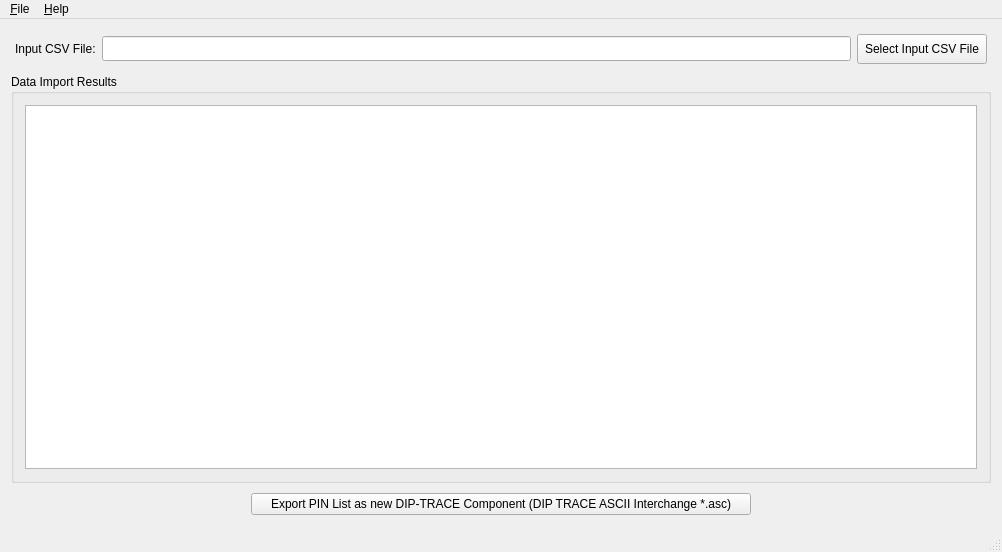
<?xml version="1.0" encoding="UTF-8"?>
<ui version="4.0">
 <class>MainWindow</class>
 <widget class="QMainWindow" name="MainWindow">
  <property name="geometry">
   <rect>
    <x>0</x>
    <y>0</y>
    <width>1002</width>
    <height>552</height>
   </rect>
  </property>
  <property name="windowTitle">
   <string>Diptrace Pin Importer</string>
  </property>
  <widget class="QWidget" name="centralWidget">
   <layout class="QVBoxLayout" name="verticalLayout_2">
    <item>
     <layout class="QHBoxLayout" name="horizontalLayout">
      <property name="leftMargin">
       <number>4</number>
      </property>
      <property name="topMargin">
       <number>4</number>
      </property>
      <property name="rightMargin">
       <number>4</number>
      </property>
      <property name="bottomMargin">
       <number>4</number>
      </property>
      <item>
       <widget class="QLabel" name="label_2">
        <property name="text">
         <string>Input CSV File:</string>
        </property>
       </widget>
      </item>
      <item>
       <widget class="QLineEdit" name="lineEdit">
        <property name="minimumSize">
         <size>
          <width>0</width>
          <height>25</height>
         </size>
        </property>
        <property name="readOnly">
         <bool>true</bool>
        </property>
       </widget>
      </item>
      <item>
       <widget class="QPushButton" name="pushButton_load">
        <property name="minimumSize">
         <size>
          <width>130</width>
          <height>30</height>
         </size>
        </property>
        <property name="text">
         <string>Select Input CSV File</string>
        </property>
       </widget>
      </item>
     </layout>
    </item>
    <item>
     <widget class="QGroupBox" name="groupBox">
      <property name="title">
       <string>Data Import Results</string>
      </property>
      <layout class="QVBoxLayout" name="verticalLayout">
       <item>
        <widget class="QTableView" name="tableView"/>
       </item>
      </layout>
     </widget>
    </item>
    <item>
     <layout class="QHBoxLayout" name="horizontalLayout_2">
      <property name="leftMargin">
       <number>4</number>
      </property>
      <property name="topMargin">
       <number>4</number>
      </property>
      <property name="rightMargin">
       <number>4</number>
      </property>
      <property name="bottomMargin">
       <number>4</number>
      </property>
      <item>
       <spacer name="horizontalSpacer">
        <property name="orientation">
         <enum>Qt::Horizontal</enum>
        </property>
        <property name="sizeHint" stdset="0">
         <size>
          <width>40</width>
          <height>20</height>
         </size>
        </property>
       </spacer>
      </item>
      <item>
       <widget class="QPushButton" name="pushButton_save">
        <property name="minimumSize">
         <size>
          <width>500</width>
          <height>0</height>
         </size>
        </property>
        <property name="text">
         <string>Export PIN List as new DIP-TRACE Component (DIP TRACE ASCII Interchange *.asc)</string>
        </property>
       </widget>
      </item>
      <item>
       <spacer name="horizontalSpacer_2">
        <property name="orientation">
         <enum>Qt::Horizontal</enum>
        </property>
        <property name="sizeHint" stdset="0">
         <size>
          <width>40</width>
          <height>20</height>
         </size>
        </property>
       </spacer>
      </item>
     </layout>
    </item>
   </layout>
  </widget>
  <widget class="QMenuBar" name="menuBar">
   <property name="geometry">
    <rect>
     <x>0</x>
     <y>0</y>
     <width>1002</width>
     <height>21</height>
    </rect>
   </property>
   <widget class="QMenu" name="menu_File">
    <property name="title">
     <string>&amp;File</string>
    </property>
    <addaction name="action_Import"/>
    <addaction name="action_Export"/>
    <addaction name="action_Export_CSV"/>
    <addaction name="separator"/>
    <addaction name="action_Quit"/>
   </widget>
   <widget class="QMenu" name="menu_Help">
    <property name="title">
     <string>&amp;Help</string>
    </property>
    <addaction name="action_About"/>
   </widget>
   <addaction name="menu_File"/>
   <addaction name="menu_Help"/>
  </widget>
  <widget class="QStatusBar" name="statusBar"/>
  <action name="action_Quit">
   <property name="text">
    <string>&amp;Quit</string>
   </property>
  </action>
  <action name="action_Import">
   <property name="text">
    <string>&amp;Import CSV</string>
   </property>
  </action>
  <action name="action_Export">
   <property name="text">
    <string>&amp;Export ASC</string>
   </property>
  </action>
  <action name="action_About">
   <property name="text">
    <string>&amp;About</string>
   </property>
  </action>
  <action name="action_Export_CSV">
   <property name="text">
    <string>Export CSV</string>
   </property>
  </action>
 </widget>
 <layoutdefault spacing="6" margin="11"/>
 <resources/>
 <connections>
  <connection>
   <sender>action_Quit</sender>
   <signal>triggered()</signal>
   <receiver>MainWindow</receiver>
   <slot>close()</slot>
   <hints>
    <hint type="sourcelabel">
     <x>500</x>
     <y>275</y>
    </hint>
    <hint type="destinationlabel">
     <x>500</x>
     <y>275</y>
    </hint>
   </hints>
  </connection>
  <connection>
   <sender>action_Export</sender>
   <signal>triggered()</signal>
   <receiver>MainWindow</receiver>
   <slot>on_pushButton_save_clicked()</slot>
   <hints>
    <hint type="sourcelabel">
     <x>-1</x>
     <y>-1</y>
    </hint>
    <hint type="destinationlabel">
     <x>500</x>
     <y>275</y>
    </hint>
   </hints>
  </connection>
  <connection>
   <sender>action_Import</sender>
   <signal>triggered()</signal>
   <receiver>MainWindow</receiver>
   <slot>on_pushButton_load_clicked()</slot>
   <hints>
    <hint type="sourcelabel">
     <x>-1</x>
     <y>-1</y>
    </hint>
    <hint type="destinationlabel">
     <x>500</x>
     <y>275</y>
    </hint>
   </hints>
  </connection>
  <connection>
   <sender>action_Export_CSV</sender>
   <signal>triggered()</signal>
   <receiver>MainWindow</receiver>
   <slot>on_action_export_csv_clicked()</slot>
   <hints>
    <hint type="sourcelabel">
     <x>-1</x>
     <y>-1</y>
    </hint>
    <hint type="destinationlabel">
     <x>500</x>
     <y>275</y>
    </hint>
   </hints>
  </connection>
 </connections>
 <slots>
  <slot>on_action_export_csv_clicked()</slot>
  <slot>on_pushButton_save_clicked()</slot>
  <slot>on_pushButton_load_clicked()</slot>
 </slots>
</ui>
